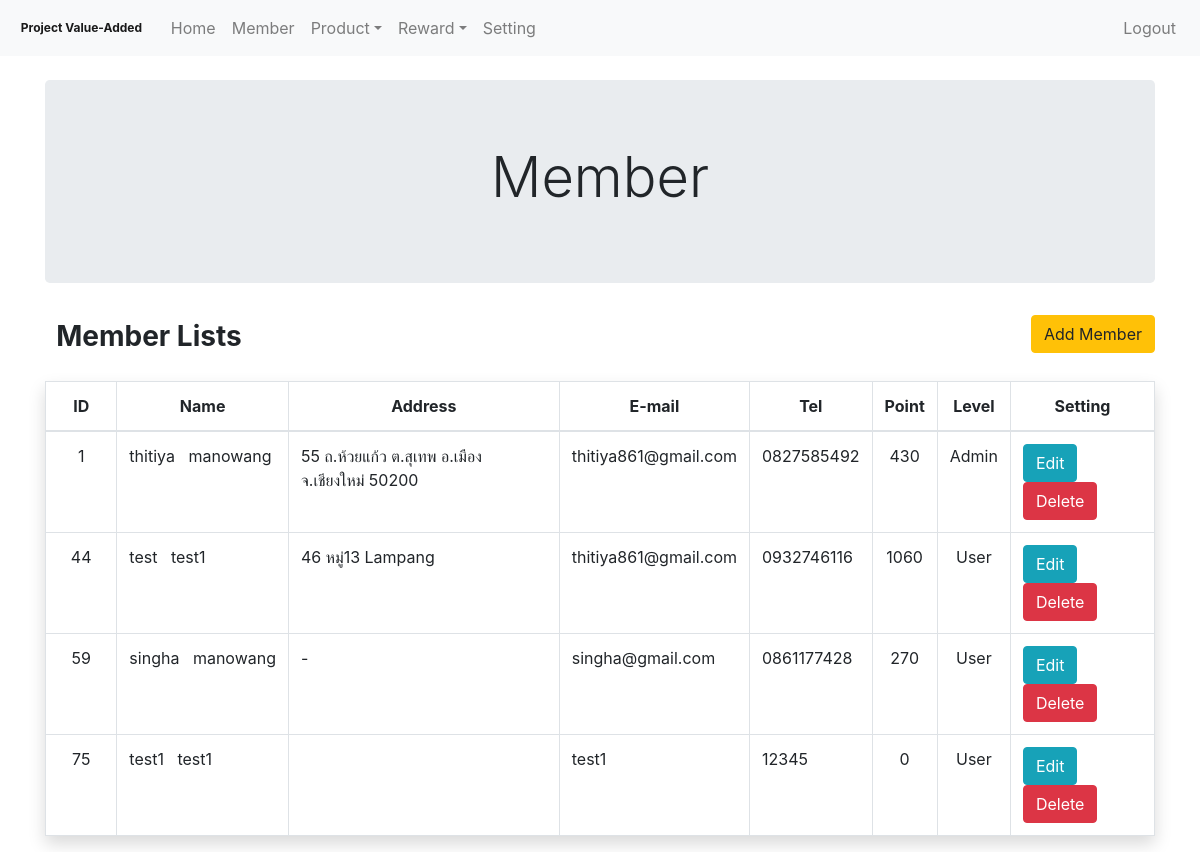
Before: /Admin/member.php (signed in) with the older database file.
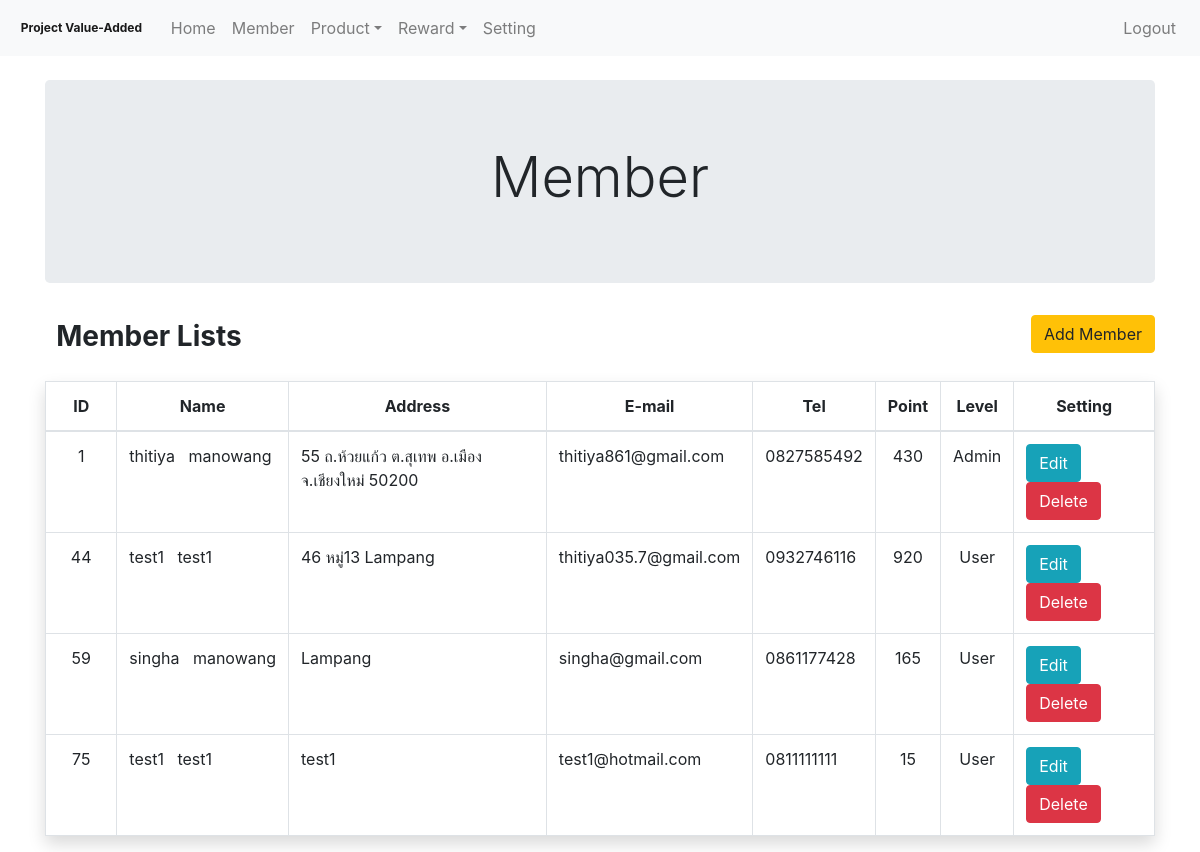
After: the same page with the newer database file.
### tables this page shows
CREATE TABLE `user` (
  `id_user` int(5) NOT NULL COMMENT 'primary key',
  `phone_user` varchar(10) NOT NULL,
  `password_user` varchar(20) NOT NULL,
  `firstname_user` varchar(255) NOT NULL,
  `lastname_user` varchar(255) NOT NULL,
  `address_user` varchar(255) NOT NULL,
  `email_user` varchar(255) NOT NULL,
  `total_point_user` int(5) NOT NULL,
  `id_permission_user` int(1) NOT NULL COMMENT 'foreign key'
);

### Admin/member.php (called while the page is built, shortened)
<?php
include "./src/component/header.php";
include "./src/component/nev.php";
include "./src/views/member_modal.php";
include "./src/component/footage.php";

### Admin/src/models/member_fetch.php (called while the page is built)
<?php
require "./../Mysql/Connect.php";
$q_fetch_lists = "SELECT id_user,firstname_user,lastname_user,address_user,email_user,phone_user,total_point_user,id_permission_user FROM user";
$result_fetch_lists = mysqli_query($dbcon, $q_fetch_lists);

### Admin/src/views/member_modal.php (the view, shortened to what this page needs)
<?php
require './src/models/member_fetch.php';
?>
<div class="container pt-4">
    <div class="row">
        <div class="col-12 text-center">
            <div class="jumbotron">
                <h1 class="display-4">Member</h1>
            </div>
        </div>
    </div>
    <div class="row">
        <div class="col-12 mb-3">
            <h1 class="badge " style="font-size: 1.75rem;">Member Lists </h1>
            <button type="button" class="btn btn-warning float-right" style="text-align: right" data-toggle="modal" data-target="#modal-add-member">
                Add Member
            </button>
        </div>
        <div class="col-12">
            <table class="table table-bordered shadow">
                <thead>
                    <tr class="text-center">
                        <th scope="col">&nbsp;&nbsp;&nbsp;&nbsp;ID&nbsp;&nbsp;&nbsp;&nbsp;</th>
                        <th scope="col">Name</th>
                        <th scope="col">Address</th>
                        <th scope="col">E-mail</th>
                        <th scope="col">Tel</th>
                        <th scope="col">Point</th>
                        <th scope="col">Level</th>
                        <th scope="col">Setting</th>
                    </tr>
                </thead>
                <tbody>
                    <?php
                    while ($lists_user = mysqli_fetch_assoc($result_fetch_lists)) {
                    ?>
                        <tr>
                            <td class="text-center"><?php echo $lists_user['id_user'] ?></td>
                            <td><?php echo $lists_user['firstname_user'] . '&nbsp;&nbsp;&nbsp;' .  $lists_user['lastname_user']; ?></td>
                            <td><?php echo $lists_user['address_user']; ?></td>
                            <td><?php echo $lists_user['email_user']; ?></td>
                            <td><?php echo $lists_user['phone_user']; ?></td>
                            <td class="text-center"><?php echo $lists_user['total_point_user']; ?></td>
                            <td class="text-center"><?php
                                                    if ($lists_user['id_permission_user'] == "1") {
                                                        echo ("Admin");
                                                    } else if ($lists_user['id_permission_user'] == "2") {
                                                        echo ("User");
                                                    }
                                                    ?></td>
                            <td>
                                <button class="btn btn-info member_edit_modal" id="<?php echo $lists_user['id_user']; ?>">Edit</button>
                                <button class="btn btn-danger member_delete" id="<?php echo $lists_user['id_user']; ?>">Delete</button>
                            </td>
                        </tr>
                    <?php } ?>
                </tbody>
            </table>
        </div>
    </div>
</div>

### Admin/src/component/header.php (shortened to what this page needs)
<!doctype html>
<html lang="en">
<head>
    <link rel="stylesheet" href="https://use.fontawesome.com/releases/v5.7.0/css/all.css">
    <link rel="stylesheet" href="https://maxcdn.bootstrapcdn.com/bootstrap/4.5.2/css/bootstrap.min.css">
    <link rel="stylesheet" href="https://cdnjs.cloudflare.com/ajax/libs/font-awesome/4.7.0/css/font-awesome.min.css">
    <link rel="stylesheet" href="../Admin/src/css/admin.css">
</head>
<body>

### Admin/src/component/nev.php (shortened to what this page needs)
<nav class="navbar navbar-expand-lg navbar-light bg-light">
    <a class="navbar-brand badge">Project Value-Added</a>
    <div class="collapse navbar-collapse" id="navbarSupportedContent">
        <ul class="navbar-nav mr-auto">
            <li class="nav-item">
                <a class="nav-link btn_home_menu" href="home.php">Home</a>
            </li>
            <li class="nav-item">
                <a class="nav-link btn_member_menu" href="member.php">Member</a>
            </li>
            <li class="nav-item dropdown">
                <a class="nav-link dropdown-toggle btn_product_menu" href="#" id="navbarDropdown" role="button" data-toggle="dropdown" aria-haspopup="true" aria-expanded="false">Product</a>
            </li>
            <li class="nav-item dropdown">
                <a class="nav-link dropdown-toggle btn_product_menu" href="#" id="navbarDropdown" role="button" data-toggle="dropdown" aria-haspopup="true" aria-expanded="false">Reward</a>
            </li>
            <li class="nav-item">
                <a class="nav-link btn_setting_menu" href="setting.php">Setting</a>
            </li>
        </ul>
        <ul class="navbar-nav mr-right">
            <li class="nav-item">
                <a class="nav-link btn_setting_menu" href="./src/models/logout.php">Logout</a>
            </li>
        </ul>
    </div>
</nav>

### Admin/src/component/footage.php (shortened to what this page needs)
</body>
</html>

### Admin/src/css/admin.css (style rules this page uses)
input, button, p { vertical-align: middle; }

Changed rows visible on the page:
changed user "46 หมู่13 Lampang": firstname_user "test" → "test1"; email_user "thitiya861@gmail.com" → "thitiya035.7@gmail.com"; total_point_user "1060" → "920"
changed user "singha": address_user "-" → "Lampang"; total_point_user "270" → "165"
changed user id 75: address_user (not shown) → "test1"; email_user "test1" → "test1@hotmail.com"; phone_user "12345" → "0811111111"; total_point_user "0" → "15"
